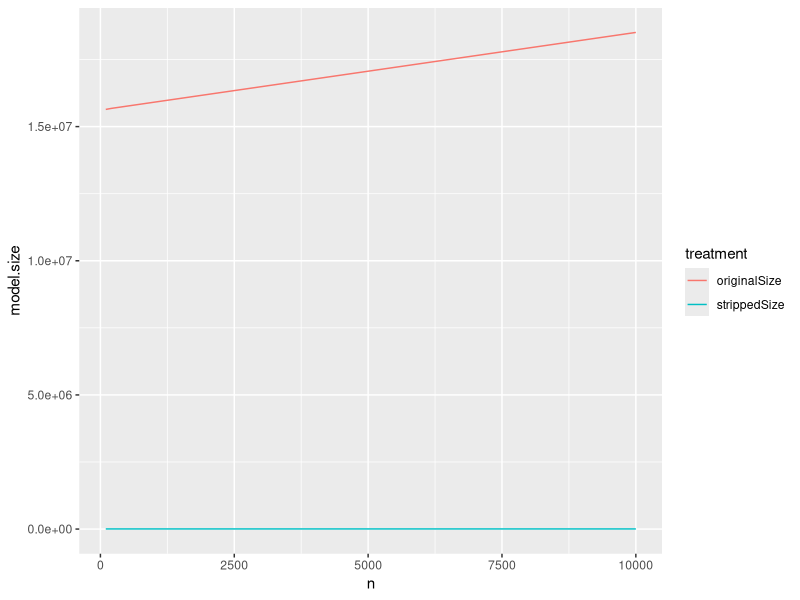
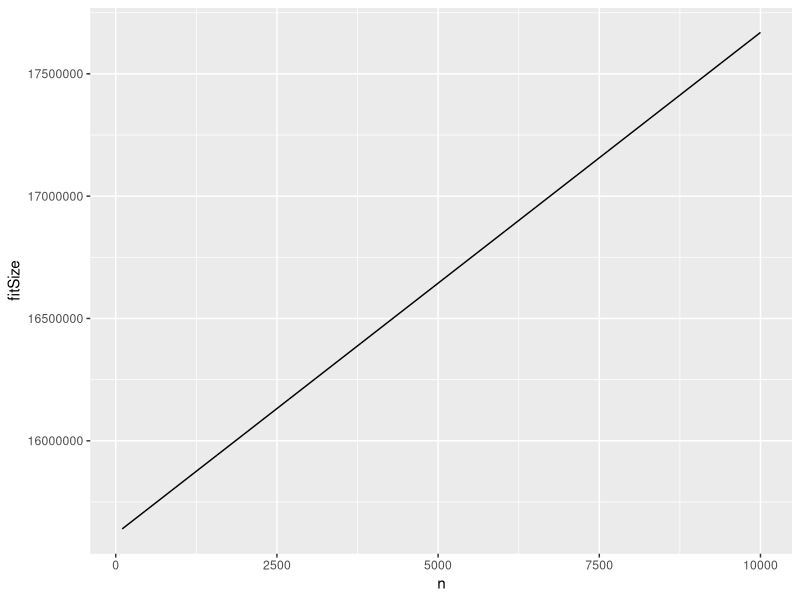
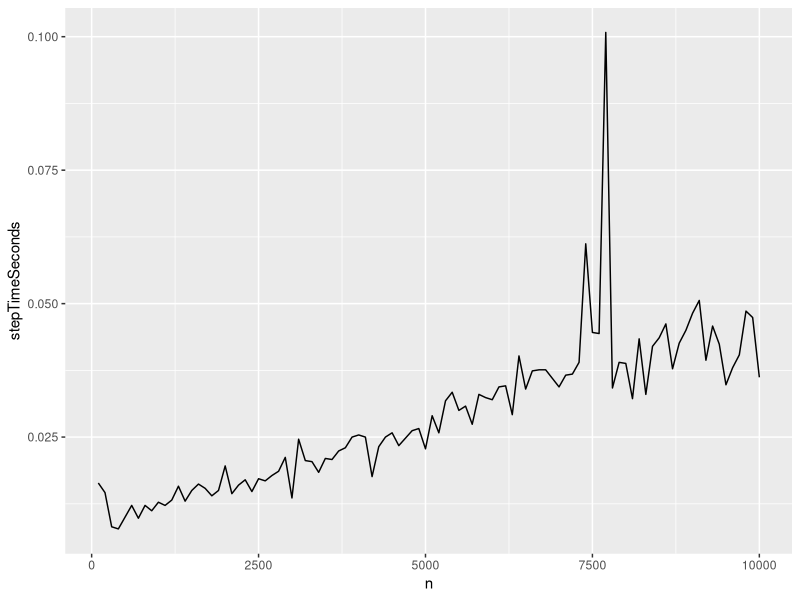
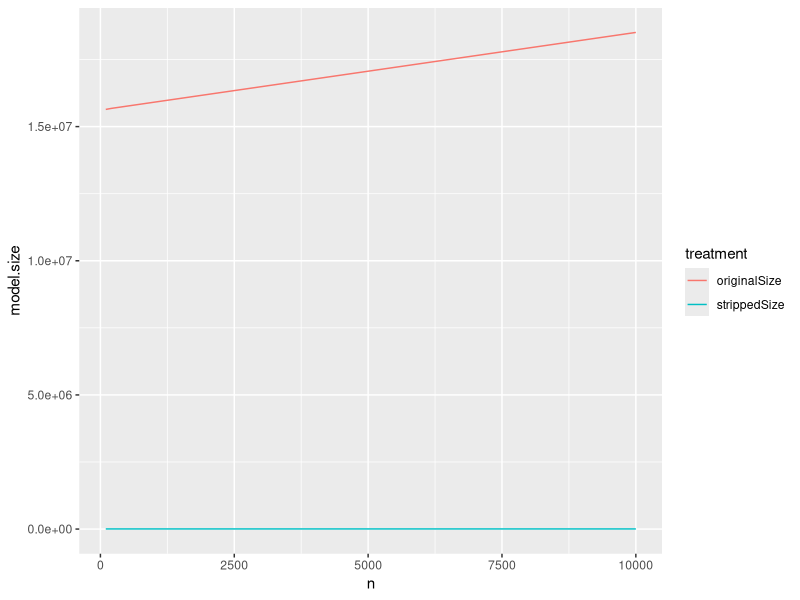
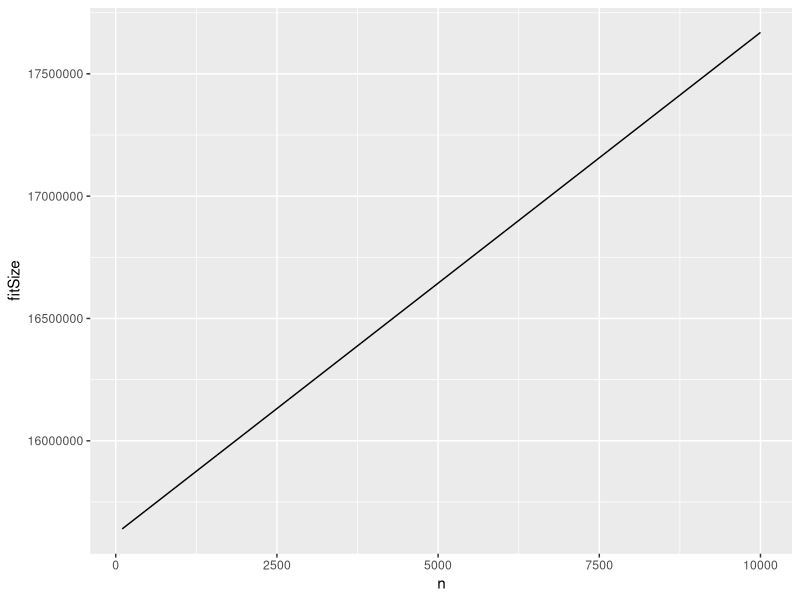
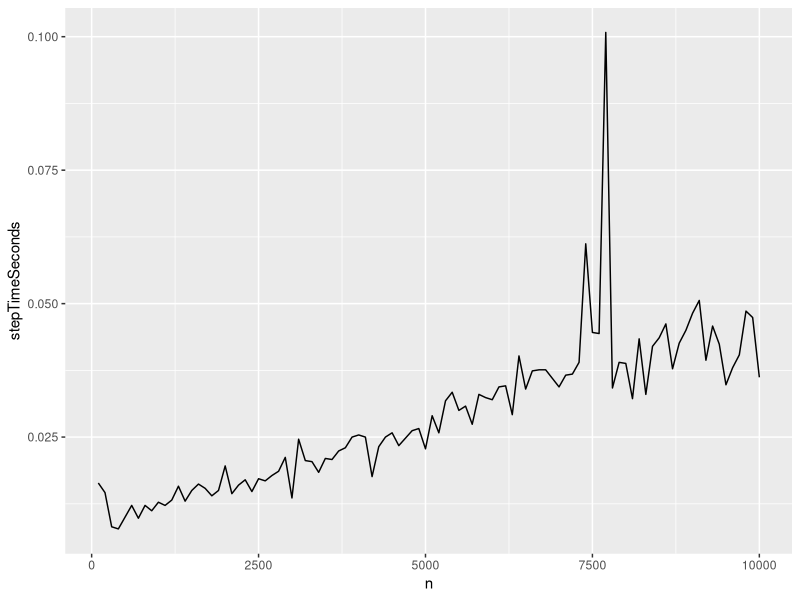

Write the R code that produced these figures, in order.

library(ggplot2)
library(reshape2)
set.seed(2325235)

synthFrame <- function(nrows) {
   d <- data.frame(xN=rnorm(nrows),
      xC=sample(c('a','b'),size=nrows,replace=TRUE))
   d$y <- (d$xN + ifelse(d$xC=='a',0.2,-0.2) + rnorm(nrows))>0.5
   d
}

dTrain <- synthFrame(100000)
dTest <- synthFrame(100)
model <- glm(y~xN+xC,data=dTrain,family=binomial(link='logit'))


mLength <- length(serialize(model,NULL))
print(paste('orig size',mLength))

dTest$pred1 <- predict(model,newdata=dTest,type='response')

# ggplot(data=dTest) + geom_density(aes(x=pred1,color=y))
# one way to hunt: lapply(cm,object.size)

stripGlmLR <- function(cm) {
   cm$residuals <- c()
   cm$fitted.values <- c()
   cm$y <- c()
   cm$data <- c()
   cm$model <- c()
   cm$linear.predictors <- c()
   cm$effects <- c()
   cm$weights <- c()
   cm$prior.weights <- c()
   cm$qr$qr <- c()
   attr(cm$formula,".Environment") <- c()
   cm$family$variance <- c()
   cm$family$dev.resids <- c()
   cm$family$aic <- c()
   cm$family$validmu <- c()
   cm$family$simulate <- c()
   attr(cm$terms,".Environment") <- c()
   cm
}

cm <- stripGlmLR(model)
dTest$pred2 <- predict(cm,newdata=dTest,type='response')

loss <- sum(abs(dTest$pred1-dTest$pred2))
print(paste('error',loss))

cLength <- length(serialize(cm,NULL))
print(paste('reduced size',cLength))
print(paste('size ratio',cLength/mLength))

# more leaks are found if the work is done in a function 
# which creates local environments
# preventing later changes from masking size changes
# confusing sizes
doWork <- function(n) {
  dTraini <- synthFrame(n)
  modeli <- glm(y~xN+xC,data=dTraini,family=binomial(link='logit'))
  c(length(serialize(modeli,NULL)),length(serialize(stripGlmLR(modeli),NULL)))
}

plotFrame <- data.frame(n=seq(100,10000,100),originalSize=0,strippedSize=0)
for(i in 1:dim(plotFrame)[[1]]) {
  n <- plotFrame[i,'n']
  sizes <- doWork(n)
  plotFrame[i,'originalSize'] <- sizes[1]
  plotFrame[i,'strippedSize'] <- sizes[2]
}

pf <- melt(plotFrame,id.vars='n',variable.name='treatment',value.name='model.size')
ggplot(data=pf,aes(x=n,y=model.size,color=treatment)) + geom_line()
ggsave(filename='glmLRmodelSizes.png')

# try glm.fit()
doWork2 <- function(n) {
  dTraini <- synthFrame(n)
  modeli <- glm.fit(y=dTraini$y,x=model.matrix(~xN+xC,dTraini),
     family=binomial(link='logit'))
  length(serialize(modeli,NULL))
}
plotFrame2 <- data.frame(n=seq(100,10000,100))
plotFrame2$fitSize <- sapply(plotFrame2$n,doWork2)
ggplot(data=plotFrame2,aes(x=n,y=fitSize)) + geom_line()
ggsave(filename='glmLRfitSizes.png')


# see if step() is working off (X^T X, X^T y) or re-scanning data
# answer: it has a run time proportional to the data size, not just
# a function of (X^T X, X^T y).
dTrainB <- synthFrame(100)
timeStep <- function(n) {
  dTraini <- c()
  for(i in 1:(n/dim(dTrainB)[[1]])) {
     dTraini <- rbind(dTraini,dTrainB)
  }
  nreps <- 5
  modeli <- glm(y~xN+xC,data=dTraini,family=binomial(link='logit'))
  stepResF <- step(modeli,trace=0) # run once to make sure data frame is ready
  duration <- system.time(
     for(i in 1:nreps) {
        stepResI <- step(modeli,trace=0)
     })
  duration['elapsed']/nreps
}
plotFrameStep <- data.frame(n=seq(100,10000,100))
plotFrameStep$stepTimeSeconds <- sapply(plotFrameStep$n,timeStep)
ggplot(data=plotFrameStep,aes(x=n,y=stepTimeSeconds)) + geom_line()
ggsave(filename='glmLRstepTimes.png')

